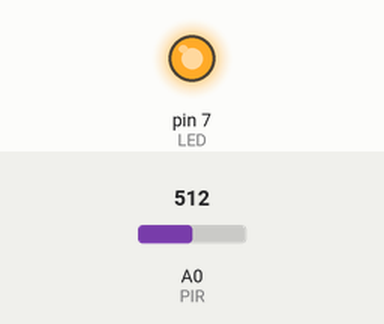
Bench run of a sketch on a simulated Arduino Uno, built with avr-gcc and run on an emulated ATmega328P. On the bench: output pins drawn as LEDs (lit = HIGH). The test bench sets the inputs (shaded band); at power-on: A0 (PIR) = 512.

Above: at 1.2 s.
1.3 s: A0 (PIR) set to 487
At 1.7 s:
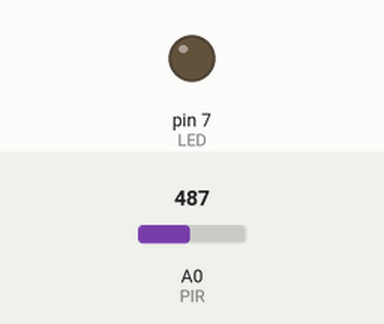
2.8 s: A0 (PIR) set to 510
At 4.0 s:
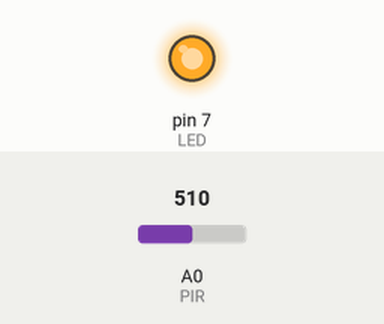
4.3 s: A0 (PIR) set to 490
At 5.2 s:
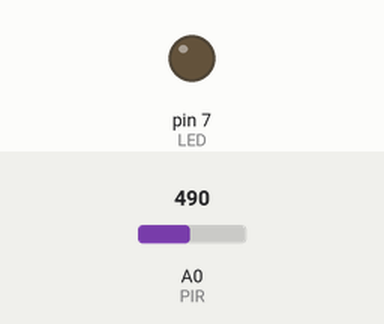
Timing chart, 0 to 7.3 s (numbered marks = the images above; inputs shaded):
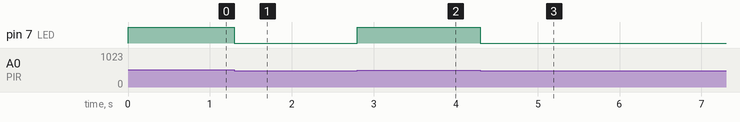

The sketch:

PIR2.ino
```cpp
#define PIR A0
#define LED 7

void setup()
{
  Serial.begin(9600);
  pinMode(PIR,INPUT);
  pinMode(LED,OUTPUT);
}

void loop()
{
 if(analogRead(PIR)>=500)
  digitalWrite(LED,HIGH);
 else
  digitalWrite(LED,LOW);
}
```

Measured:
- the behaviour switches between 500 and 499 on A0 (PIR) (found by bisection; images 0 and 1)
- after the input at 1.3 s, pin 7 (LED): HIGH → LOW at once
- after the input at 2.8 s, pin 7 (LED): LOW → HIGH at once
- after the input at 4.3 s, pin 7 (LED): HIGH → LOW at once
